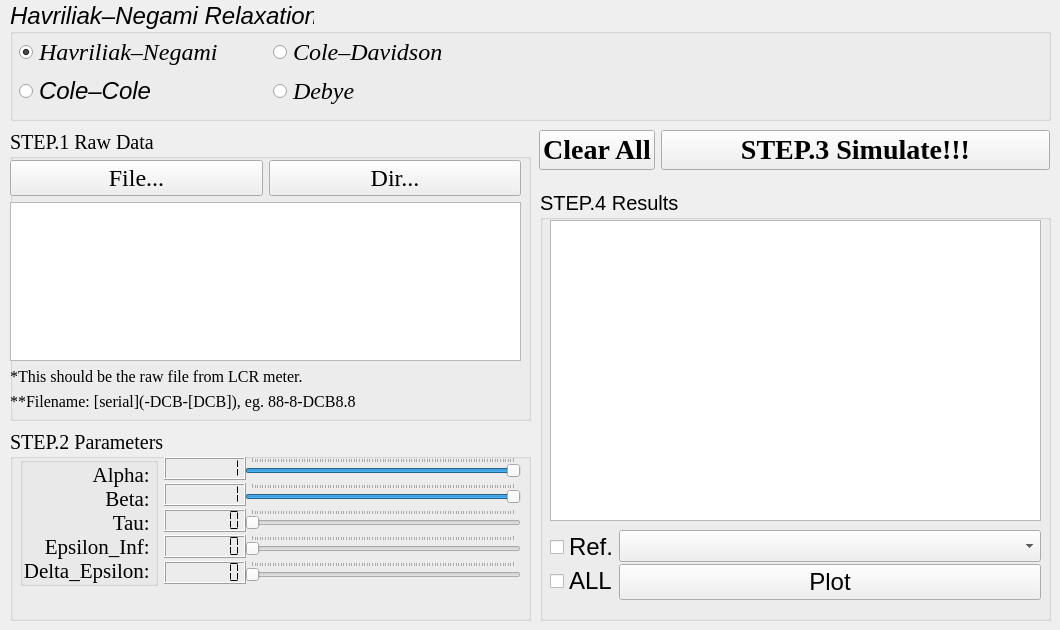
    <widget class="QWidget" name="tabDielectric">
     <attribute name="title">
      <string>Dielectric Relaxation</string>
     </attribute>
     <widget class="QGroupBox" name="GroupBox_step2">
      <property name="geometry">
       <rect>
        <x>10</x>
        <y>430</y>
        <width>521</width>
        <height>191</height>
       </rect>
      </property>
      <property name="font">
       <font>
        <family>Times New Roman</family>
        <pointsize>15</pointsize>
        <stylestrategy>PreferDefault</stylestrategy>
       </font>
      </property>
      <property name="autoFillBackground">
       <bool>true</bool>
      </property>
      <property name="title">
       <string>STEP.2 Parameters</string>
      </property>
      <widget class="QWidget" name="formLayoutWidget">
       <property name="geometry">
        <rect>
         <x>10</x>
         <y>27</y>
         <width>501</width>
         <height>153</height>
        </rect>
       </property>
       <layout class="QFormLayout" name="Layout_step2">
        <property name="sizeConstraint">
         <enum>QLayout::SetNoConstraint</enum>
        </property>
        <property name="fieldGrowthPolicy">
         <enum>QFormLayout::AllNonFixedFieldsGrow</enum>
        </property>
        <property name="rowWrapPolicy">
         <enum>QFormLayout::WrapLongRows</enum>
        </property>
        <property name="verticalSpacing">
         <number>7</number>
        </property>
        <property name="bottomMargin">
         <number>0</number>
        </property>
        <item row="0" column="0">
         <widget class="QGroupBox" name="groupBox_4">
          <property name="sizePolicy">
           <sizepolicy hsizetype="Expanding" vsizetype="Fixed">
            <horstretch>0</horstretch>
            <verstretch>0</verstretch>
           </sizepolicy>
          </property>
          <property name="minimumSize">
           <size>
            <width>88</width>
            <height>0</height>
           </size>
          </property>
          <property name="autoFillBackground">
           <bool>false</bool>
          </property>
          <property name="title">
           <string/>
          </property>
          <property name="flat">
           <bool>false</bool>
          </property>
          <property name="checkable">
           <bool>false</bool>
          </property>
          <layout class="QVBoxLayout" name="verticalLayout">
           <property name="spacing">
            <number>7</number>
           </property>
           <property name="leftMargin">
            <number>0</number>
           </property>
           <property name="topMargin">
            <number>0</number>
           </property>
           <property name="rightMargin">
            <number>0</number>
           </property>
           <property name="bottomMargin">
            <number>0</number>
           </property>
           <item>
            <layout class="QVBoxLayout" name="Layout_step2_left">
             <property name="spacing">
              <number>0</number>
             </property>
             <property name="sizeConstraint">
              <enum>QLayout::SetDefaultConstraint</enum>
             </property>
             <item>
              <widget class="QLabel" name="Label_alpha">
               <property name="font">
                <font>
                 <pointsize>16</pointsize>
                </font>
               </property>
               <property name="text">
                <string>Alpha: </string>
               </property>
               <property name="alignment">
                <set>Qt::AlignRight|Qt::AlignTrailing|Qt::AlignVCenter</set>
               </property>
              </widget>
             </item>
             <item>
              <widget class="QLabel" name="Label_beta">
               <property name="font">
                <font>
                 <pointsize>16</pointsize>
                </font>
               </property>
               <property name="text">
                <string>Beta: </string>
               </property>
               <property name="alignment">
                <set>Qt::AlignRight|Qt::AlignTrailing|Qt::AlignVCenter</set>
               </property>
              </widget>
             </item>
             <item>
              <widget class="QLabel" name="Label_tau">
               <property name="font">
                <font>
                 <pointsize>16</pointsize>
                 <weight>50</weight>
                 <italic>false</italic>
                 <bold>false</bold>
                 <stylestrategy>PreferDefault</stylestrategy>
                </font>
               </property>
               <property name="text">
                <string>Tau: </string>
               </property>
               <property name="alignment">
                <set>Qt::AlignRight|Qt::AlignTrailing|Qt::AlignVCenter</set>
               </property>
              </widget>
             </item>
             <item>
              <widget class="QLabel" name="Label_epsiloninf">
               <property name="font">
                <font>
                 <pointsize>16</pointsize>
                 <weight>50</weight>
                 <italic>false</italic>
                 <bold>false</bold>
                 <stylestrategy>PreferDefault</stylestrategy>
                </font>
               </property>
               <property name="text">
                <string>Epsilon_Inf: </string>
               </property>
               <property name="alignment">
                <set>Qt::AlignRight|Qt::AlignTrailing|Qt::AlignVCenter</set>
               </property>
              </widget>
             </item>
             <item>
              <widget class="QLabel" name="Label_deltaepsilon">
               <property name="font">
                <font>
                 <pointsize>16</pointsize>
                 <weight>50</weight>
                 <italic>false</italic>
                 <bold>false</bold>
                 <stylestrategy>PreferDefault</stylestrategy>
                </font>
               </property>
               <property name="text">
                <string>Delta_Epsilon: </string>
               </property>
               <property name="alignment">
                <set>Qt::AlignRight|Qt::AlignTrailing|Qt::AlignVCenter</set>
               </property>
              </widget>
             </item>
            </layout>
           </item>
          </layout>
         </widget>
        </item>
        <item row="0" column="1">
         <layout class="QFormLayout" name="Layout_step2_right">
          <property name="fieldGrowthPolicy">
           <enum>QFormLayout::AllNonFixedFieldsGrow</enum>
          </property>
          <property name="rowWrapPolicy">
           <enum>QFormLayout::DontWrapRows</enum>
          </property>
          <property name="verticalSpacing">
           <number>3</number>
          </property>
          <item row="0" column="0">
           <widget class="QLCDNumber" name="lcdNumber_alpha">
            <property name="font">
             <font>
              <pointsize>9</pointsize>
              <weight>50</weight>
              <bold>false</bold>
              <stylestrategy>PreferDefault</stylestrategy>
             </font>
            </property>
            <property name="smallDecimalPoint">
             <bool>false</bool>
            </property>
            <property name="digitCount">
             <number>7</number>
            </property>
            <property name="segmentStyle">
             <enum>QLCDNumber::Flat</enum>
            </property>
            <property name="value" stdset="0">
             <double>1.000000000000000</double>
            </property>
            <property name="intValue" stdset="0">
             <number>1</number>
            </property>
           </widget>
          </item>
          <item row="1" column="0">
           <widget class="QLCDNumber" name="lcdNumber_beta">
            <property name="font">
             <font>
              <pointsize>9</pointsize>
              <stylestrategy>PreferDefault</stylestrategy>
             </font>
            </property>
            <property name="digitCount">
             <number>7</number>
            </property>
            <property name="segmentStyle">
             <enum>QLCDNumber::Flat</enum>
            </property>
            <property name="value" stdset="0">
             <double>1.000000000000000</double>
            </property>
           </widget>
          </item>
          <item row="1" column="1">
           <widget class="QSlider" name="Slider_beta">
            <property name="cursor">
             <cursorShape>ArrowCursor</cursorShape>
            </property>
            <property name="maximum">
             <number>100</number>
            </property>
            <property name="singleStep">
             <number>1</number>
            </property>
            <property name="pageStep">
             <number>5</number>
            </property>
            <property name="value">
             <number>100</number>
            </property>
            <property name="orientation">
             <enum>Qt::Horizontal</enum>
            </property>
            <property name="invertedControls">
             <bool>false</bool>
            </property>
            <property name="tickPosition">
             <enum>QSlider::TicksAbove</enum>
            </property>
           </widget>
          </item>
          <item row="2" column="0">
           <widget class="QLCDNumber" name="lcdNumber_tau">
            <property name="font">
             <font>
              <pointsize>9</pointsize>
              <stylestrategy>PreferDefault</stylestrategy>
             </font>
            </property>
            <property name="smallDecimalPoint">
             <bool>false</bool>
            </property>
            <property name="digitCount">
             <number>7</number>
            </property>
            <property name="segmentStyle">
             <enum>QLCDNumber::Flat</enum>
            </property>
            <property name="value" stdset="0">
             <double>0.000000000000000</double>
            </property>
           </widget>
          </item>
          <item row="2" column="1">
           <widget class="QSlider" name="Slider_tau">
            <property name="cursor">
             <cursorShape>ArrowCursor</cursorShape>
            </property>
            <property name="minimum">
             <number>0</number>
            </property>
            <property name="maximum">
             <number>100</number>
            </property>
            <property name="singleStep">
             <number>1</number>
            </property>
            <property name="pageStep">
             <number>2</number>
            </property>
            <property name="value">
             <number>0</number>
            </property>
            <property name="orientation">
             <enum>Qt::Horizontal</enum>
            </property>
            <property name="tickPosition">
             <enum>QSlider::TicksAbove</enum>
            </property>
           </widget>
          </item>
          <item row="3" column="0">
           <widget class="QLCDNumber" name="lcdNumber_epsiloninf">
            <property name="font">
             <font>
              <pointsize>9</pointsize>
              <stylestrategy>PreferDefault</stylestrategy>
             </font>
            </property>
            <property name="digitCount">
             <number>7</number>
            </property>
            <property name="segmentStyle">
             <enum>QLCDNumber::Flat</enum>
            </property>
           </widget>
          </item>
          <item row="3" column="1">
           <widget class="QSlider" name="Slider_epsiloninf">
            <property name="cursor">
             <cursorShape>ArrowCursor</cursorShape>
            </property>
            <property name="maximum">
             <number>100</number>
            </property>
            <property name="pageStep">
             <number>5</number>
            </property>
            <property name="value">
             <number>0</number>
            </property>
            <property name="orientation">
             <enum>Qt::Horizontal</enum>
            </property>
            <property name="tickPosition">
             <enum>QSlider::TicksAbove</enum>
            </property>
           </widget>
          </item>
          <item row="4" column="0">
           <widget class="QLCDNumber" name="lcdNumber_deltaepsilon">
            <property name="font">
             <font>
              <pointsize>9</pointsize>
              <stylestrategy>PreferDefault</stylestrategy>
             </font>
            </property>
            <property name="digitCount">
             <number>7</number>
            </property>
            <property name="segmentStyle">
             <enum>QLCDNumber::Flat</enum>
            </property>
           </widget>
          </item>
          <item row="4" column="1">
           <widget class="QSlider" name="Slider_deltaepsilon">
            <property name="cursor">
             <cursorShape>ArrowCursor</cursorShape>
            </property>
            <property name="maximum">
             <number>100</number>
            </property>
            <property name="singleStep">
             <number>1</number>
            </property>
            <property name="pageStep">
             <number>2</number>
            </property>
            <property name="orientation">
             <enum>Qt::Horizontal</enum>
            </property>
            <property name="tickPosition">
             <enum>QSlider::TicksAbove</enum>
            </property>
           </widget>
          </item>
          <item row="0" column="1">
           <widget class="QSlider" name="Slider_alpha">
            <property name="cursor">
             <cursorShape>ArrowCursor</cursorShape>
            </property>
            <property name="maximum">
             <number>100</number>
            </property>
            <property name="singleStep">
             <number>1</number>
            </property>
            <property name="pageStep">
             <number>5</number>
            </property>
            <property name="value">
             <number>100</number>
            </property>
            <property name="orientation">
             <enum>Qt::Horizontal</enum>
            </property>
            <property name="invertedControls">
             <bool>false</bool>
            </property>
            <property name="tickPosition">
             <enum>QSlider::TicksAbove</enum>
            </property>
           </widget>
          </item>
         </layout>
        </item>
       </layout>
      </widget>
     </widget>
     <widget class="QGroupBox" name="GroupBox_step4">
      <property name="geometry">
       <rect>
        <x>540</x>
        <y>190</y>
        <width>511</width>
        <height>431</height>
       </rect>
      </property>
      <property name="font">
       <font>
        <pointsize>15</pointsize>
        <stylestrategy>PreferDefault</stylestrategy>
       </font>
      </property>
      <property name="autoFillBackground">
       <bool>true</bool>
      </property>
      <property name="title">
       <string>STEP.4 Results</string>
      </property>
      <widget class="QListView" name="ListView_results">
       <property name="geometry">
        <rect>
         <x>10</x>
         <y>30</y>
         <width>491</width>
         <height>301</height>
        </rect>
       </property>
      </widget>
      <widget class="QWidget" name="layoutWidget">
       <property name="geometry">
        <rect>
         <x>10</x>
         <y>340</y>
         <width>491</width>
         <height>83</height>
        </rect>
       </property>
       <layout class="QFormLayout" name="formLayout">
        <property name="horizontalSpacing">
         <number>0</number>
        </property>
        <property name="verticalSpacing">
         <number>0</number>
        </property>
        <item row="0" column="0">
         <widget class="QCheckBox" name="CheckBox_reference">
          <property name="font">
           <font>
            <pointsize>18</pointsize>
           </font>
          </property>
          <property name="text">
           <string>Ref.</string>
          </property>
         </widget>
        </item>
        <item row="0" column="1">
         <widget class="QComboBox" name="ComboBox_reference"/>
        </item>
        <item row="1" column="0">
         <widget class="QCheckBox" name="CheckBox_All">
          <property name="font">
           <font>
            <pointsize>18</pointsize>
            <stylestrategy>PreferDefault</stylestrategy>
           </font>
          </property>
          <property name="text">
           <string>ALL</string>
          </property>
         </widget>
        </item>
        <item row="1" column="1">
         <widget class="QPushButton" name="PushButton_plot">
          <property name="font">
           <font>
            <pointsize>18</pointsize>
            <stylestrategy>PreferDefault</stylestrategy>
           </font>
          </property>
          <property name="cursor">
           <cursorShape>PointingHandCursor</cursorShape>
          </property>
          <property name="text">
           <string>Plot</string>
          </property>
         </widget>
        </item>
       </layout>
      </widget>
     </widget>
     <widget class="QGroupBox" name="GroupBox_step1">
      <property name="geometry">
       <rect>
        <x>10</x>
        <y>130</y>
        <width>521</width>
        <height>291</height>
       </rect>
      </property>
      <property name="font">
       <font>
        <family>Times New Roman</family>
        <pointsize>15</pointsize>
        <stylestrategy>PreferDefault</stylestrategy>
       </font>
      </property>
      <property name="autoFillBackground">
       <bool>true</bool>
      </property>
      <property name="title">
       <string>STEP.1 Raw Data</string>
      </property>
      <widget class="QWidget" name="verticalLayoutWidget">
       <property name="geometry">
        <rect>
         <x>0</x>
         <y>30</y>
         <width>511</width>
         <height>251</height>
        </rect>
       </property>
       <layout class="QVBoxLayout" name="Layout_step1">
        <item>
         <layout class="QHBoxLayout" name="Layout_step1_file">
          <item>
           <widget class="QPushButton" name="PushButton_file">
            <property name="font">
             <font>
              <pointsize>18</pointsize>
              <stylestrategy>PreferDefault</stylestrategy>
             </font>
            </property>
            <property name="cursor">
             <cursorShape>PointingHandCursor</cursorShape>
            </property>
            <property name="text">
             <string>File...</string>
            </property>
           </widget>
          </item>
          <item>
           <widget class="QPushButton" name="PushButton_dir">
            <property name="font">
             <font>
              <pointsize>18</pointsize>
              <stylestrategy>PreferDefault</stylestrategy>
             </font>
            </property>
            <property name="cursor">
             <cursorShape>PointingHandCursor</cursorShape>
            </property>
            <property name="text">
             <string>Dir...</string>
            </property>
           </widget>
          </item>
         </layout>
        </item>
        <item>
         <widget class="QListView" name="ListView_file"/>
        </item>
        <item>
         <widget class="QLabel" name="Label_step1_1">
          <property name="font">
           <font>
            <pointsize>12</pointsize>
           </font>
          </property>
          <property name="text">
           <string>*This should be the raw file from LCR meter.</string>
          </property>
         </widget>
        </item>
        <item>
         <widget class="QLabel" name="Label_step1_2">
          <property name="font">
           <font>
            <pointsize>12</pointsize>
           </font>
          </property>
          <property name="text">
           <string>**Filename: [serial](-DCB-[DCB]), eg. 88-8-DCB8.8</string>
          </property>
         </widget>
        </item>
       </layout>
      </widget>
     </widget>
     <widget class="QGroupBox" name="GroupBox_title">
      <property name="geometry">
       <rect>
        <x>10</x>
        <y>0</y>
        <width>1041</width>
        <height>121</height>
       </rect>
      </property>
      <property name="sizePolicy">
       <sizepolicy hsizetype="Minimum" vsizetype="Minimum">
        <horstretch>0</horstretch>
        <verstretch>0</verstretch>
       </sizepolicy>
      </property>
      <property name="font">
       <font>
        <pointsize>18</pointsize>
        <italic>true</italic>
       </font>
      </property>
      <property name="layoutDirection">
       <enum>Qt::LeftToRight</enum>
      </property>
      <property name="autoFillBackground">
       <bool>false</bool>
      </property>
      <property name="styleSheet">
       <string notr="true"/>
      </property>
      <property name="title">
       <string>Havriliak–Negami Relaxation</string>
      </property>
      <property name="alignment">
       <set>Qt::AlignLeading|Qt::AlignLeft|Qt::AlignVCenter</set>
      </property>
      <property name="flat">
       <bool>false</bool>
      </property>
      <property name="checkable">
       <bool>false</bool>
      </property>
      <widget class="QWidget" name="horizontalLayoutWidget">
       <property name="geometry">
        <rect>
         <x>9</x>
         <y>30</y>
         <width>1021</width>
         <height>85</height>
        </rect>
       </property>
       <layout class="QHBoxLayout" name="Layout_title">
        <item>
         <layout class="QGridLayout" name="Layout_title_right">
          <property name="spacing">
           <number>0</number>
          </property>
          <item row="1" column="0">
           <widget class="QRadioButton" name="RadioButton_ccmodel">
            <property name="font">
             <font>
              <italic>true</italic>
             </font>
            </property>
            <property name="text">
             <string>Cole–Cole</string>
            </property>
           </widget>
          </item>
          <item row="0" column="1">
           <widget class="QRadioButton" name="RadioButton_cdmodel">
            <property name="font">
             <font>
              <family>Times New Roman</family>
              <italic>true</italic>
             </font>
            </property>
            <property name="text">
             <string>Cole–Davidson</string>
            </property>
           </widget>
          </item>
          <item row="1" column="1">
           <widget class="QRadioButton" name="RadioButton_dmodel">
            <property name="font">
             <font>
              <family>Times New Roman</family>
              <italic>true</italic>
             </font>
            </property>
            <property name="text">
             <string>Debye</string>
            </property>
           </widget>
          </item>
          <item row="0" column="0">
           <widget class="QRadioButton" name="RadioButton_hnmodel">
            <property name="font">
             <font>
              <family>Times New Roman</family>
              <italic>true</italic>
             </font>
            </property>
            <property name="text">
             <string>Havriliak–Negami</string>
            </property>
            <property name="checked">
             <bool>true</bool>
            </property>
           </widget>
          </item>
         </layout>
        </item>
        <item>
         <widget class="QLabel" name="Label_fomula">
          <property name="sizeIncrement">
           <size>
            <width>0</width>
            <height>0</height>
           </size>
          </property>
          <property name="baseSize">
           <size>
            <width>0</width>
            <height>0</height>
           </size>
          </property>
          <property name="autoFillBackground">
           <bool>false</bool>
          </property>
          <property name="styleSheet">
           <string notr="true">image: url(:/Formula/source/formula.png);</string>
          </property>
          <property name="frameShape">
           <enum>QFrame::NoFrame</enum>
          </property>
          <property name="midLineWidth">
           <number>0</number>
          </property>
          <property name="text">
           <string/>
          </property>
          <property name="wordWrap">
           <bool>false</bool>
          </property>
          <property name="margin">
           <number>0</number>
          </property>
          <property name="indent">
           <number>-1</number>
          </property>
         </widget>
        </item>
       </layout>
      </widget>
     </widget>
     <widget class="QWidget" name="formLayoutWidget_2">
      <property name="geometry">
       <rect>
        <x>539</x>
        <y>130</y>
        <width>511</width>
        <height>51</height>
       </rect>
      </property>
      <layout class="QFormLayout" name="formLayout_2">
       <property name="labelAlignment">
        <set>Qt::AlignLeading|Qt::AlignLeft|Qt::AlignVCenter</set>
       </property>
       <property name="formAlignment">
        <set>Qt::AlignLeading|Qt::AlignLeft|Qt::AlignTop</set>
       </property>
       <item row="0" column="0">
        <widget class="QPushButton" name="PushButton_clearAll">
         <property name="font">
          <font>
           <family>Times New Roman</family>
           <pointsize>21</pointsize>
           <weight>75</weight>
           <italic>false</italic>
           <bold>true</bold>
           <stylestrategy>PreferDefault</stylestrategy>
          </font>
         </property>
         <property name="cursor">
          <cursorShape>PointingHandCursor</cursorShape>
         </property>
         <property name="text">
          <string>Clear All</string>
         </property>
         <property name="autoDefault">
          <bool>false</bool>
         </property>
         <property name="default">
          <bool>false</bool>
         </property>
         <property name="flat">
          <bool>false</bool>
         </property>
        </widget>
       </item>
       <item row="0" column="1">
        <widget class="QPushButton" name="PushButton_simulate">
         <property name="font">
          <font>
           <family>Times New Roman</family>
           <pointsize>21</pointsize>
           <weight>75</weight>
           <italic>false</italic>
           <bold>true</bold>
           <stylestrategy>PreferDefault</stylestrategy>
          </font>
         </property>
         <property name="cursor">
          <cursorShape>PointingHandCursor</cursorShape>
         </property>
         <property name="text">
          <string>STEP.3 Simulate!!!</string>
         </property>
         <property name="autoDefault">
          <bool>false</bool>
         </property>
         <property name="default">
          <bool>false</bool>
         </property>
         <property name="flat">
          <bool>false</bool>
         </property>
        </widget>
       </item>
      </layout>
     </widget>
    </widget>
